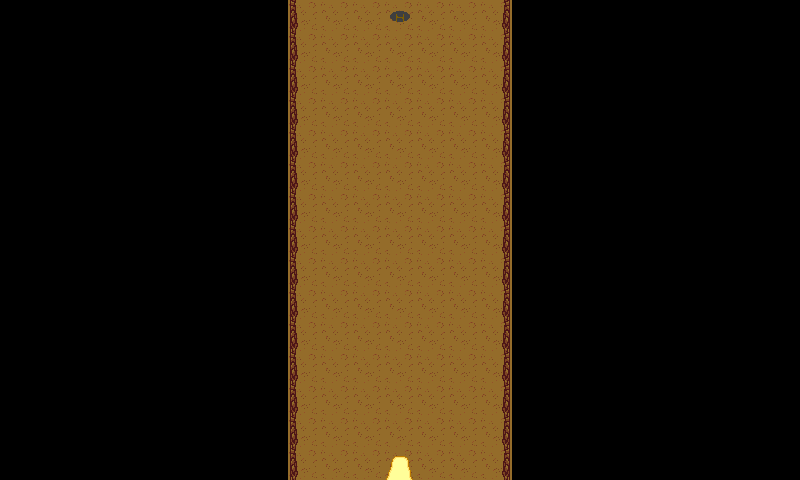

A 2D game scene composited from a Tiled map and its tileset images. What follows is a short description and the map's XML, with each tile layer's data collapsed to a summary:
An orthogonal 25x15 tile map with 32x32 px tiles, 7 tile layers (Ground, Grass, Path, Obstacles, ...).

<map version="1.0" orientation="orthogonal" renderorder="right-down" width="25" height="15" tilewidth="32" tileheight="32" nextobjectid="1">
 <tileset firstgid="1" name="tileset" tilewidth="32" tileheight="32" tilecount="180">
  <image source="tileset.png" width="192" height="960" />
 </tileset>
 <layer name="Ground" width="25" height="15">
  <data>[375 cells, 117 non-empty, 1 distinct tile ids]</data>
 </layer>
 <layer name="Grass" width="25" height="15">
  <properties>
   <property name="Encounters" value="true" />
  </properties>
  <data>[375 cells, 0 non-empty, 0 distinct tile ids]</data>
 </layer>
 <layer name="Path" width="25" height="15">
  <data>[375 cells, 6 non-empty, 1 distinct tile ids]</data>
 </layer>
 <layer name="Obstacles" width="25" height="15">
  <properties>
   <property name="Collision" value="true" />
  </properties>
  <data>[375 cells, 0 non-empty, 0 distinct tile ids]</data>
 </layer>
 <layer name="changetocity" width="25" height="15">
  <properties>
   <property name="EnterArea" value="City" />
  </properties>
  <data>[375 cells, 1 non-empty, 1 distinct tile ids]</data>
 </layer>
 <layer name="changetosecretarea" width="25" height="15">
  <properties>
   <property name="EnterArea" value="SecretCity" />
  </properties>
  <data>[375 cells, 1 non-empty, 1 distinct tile ids]</data>
 </layer>
 <layer name="Obstacles2" width="25" height="15">
  <properties>
   <property name="Collision" value="true" />
  </properties>
  <data>[375 cells, 300 non-empty, 3 distinct tile ids]</data>
 </layer>
</map>
